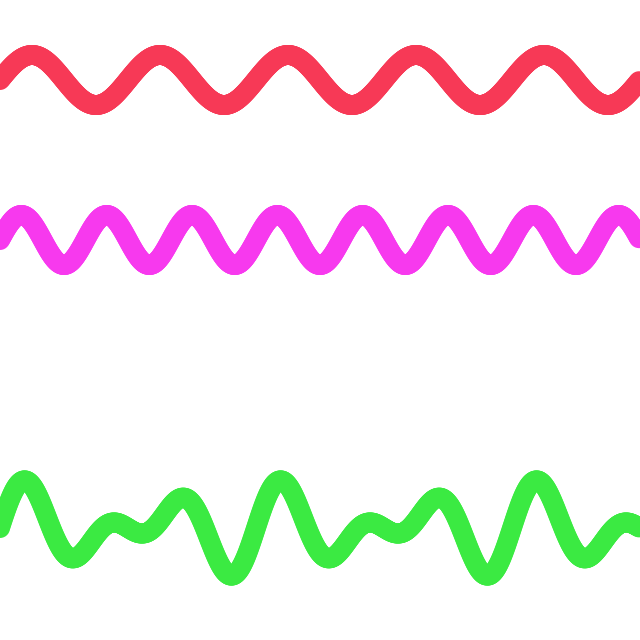
Frame 1 (no input)
Frame 60 (the mouse pressed at the canvas centre just before this capture): identical to frame 1, image omitted
Frame 120 (the mouse held since frame 60 and released just before this capture): identical to frame 1, image omitted

The Processing sketch that drew this single still picture (run headless with seeded random() and noise(); from frame 60 on, the mouse is pressed at the canvas centre):

// Processing sketch: waves
// ── waves.pde
Wave[] w = new Wave[2];
Wave2 wavv;
void settings() {
  size(640, 640);
}
void setup() {
  surface.setResizable(true);
  w[0] = new Wave(25, 2);
  w[1] = new Wave(25, 3);
  //wavv = new Wave2(0,0,0);
    wavv = add(w[0], w[1]);

}
void draw() {
  background(255);
  noStroke();
  fill(#F73956);
  translate(0, .5 *height/4);
  w[0].show();  
  fill(#F739EE);      
  translate(0, 1*height/4);
  w[1].show();

  fill(#3BEA42);      
  translate(0, 1.8*height/4);
  w[0].add(w[1]);
  //wavv = add(w[0], w[1]);
  //wavv.show();
  
}

Wave2 add(Wave a, Wave b){
  Wave2 temp = new Wave2(0,0,0);
  temp.A = sqrt(a.A*a.A+b.A*b.A +2* a.A*b.A);
  temp.n1 = a.n-b.n;
  temp.n2 = (a.n-b.n)/2;
  return temp;
}

// ── wave.pde
class Wave {
  float A ;
  float w = 5;
  int n;
  float del;
  Wave(float A, int n) {
    this.A = A;
    this.n = n;
  }
  void show() {
    pushMatrix();
    PVector position = new PVector(0, 0); 
    for (position.x = 0; position.x<width; position.x += 1) {
      position.y = calcY(position.x);
      ellipse(position.x, position.y, 20, 20);
    }
    popMatrix();
  }
  
  float calcY(float x){
    return A*sin(-n *map(x, 0, width, 0, w*PI));
  }
  void add(Wave w){
    for (float i = 0; i<width; i += 1) {
      float j = w.calcY(i)+calcY(i);
      ellipse(i, j, 20, 20);
    }
  }
  


}

// ── wave2.pde
class Wave2 {
  float A ;
  float w = 5;
  int n1;
  float n2;
  float del;
  Wave2(float A, int n1, float n2) {
    this.A = A;
    this.n1 = n1;
    this.n2 = n2;
  }
  void show() {
    pushMatrix();
    PVector position = new PVector(0, 0); 
    for (position.x = 0; position.x<width; position.x += 1) {
      position.y = calcY(position.x);
      ellipse(position.x, position.y, 20, 20);
    }
    popMatrix();
  }
  
  float calcY(float x){
    return A*sin(-n2 *map(x, 0, width, 0, w*PI))*cos(-.5* n1 *map(x, 0, width, 0, w*PI));
  }
}
